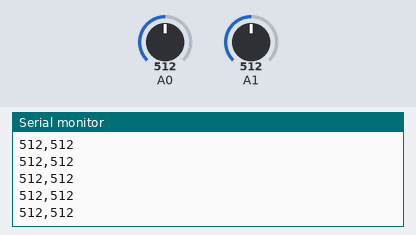
The sketch below on a simulated Arduino Uno, built with avr-gcc and run on an emulated ATmega328P. Parts: the last lines printed to the serial monitor. The test bench sets the inputs (shaded band); at power-on: A0 = 512, A1 = 512.

Above: at 1.2 s.
1.3 s: A0 set to 991
At 2.0 s:
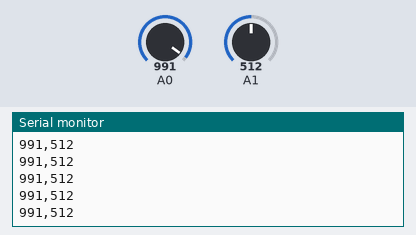
2.8 s: A0 set to 1007
At 3.8 s:
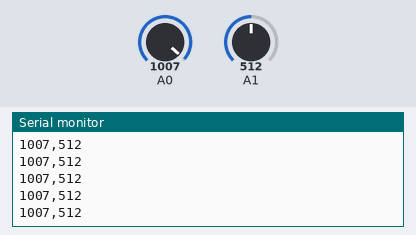
Timing chart, 0 to 5.8 s (numbered marks = the images above; inputs shaded):
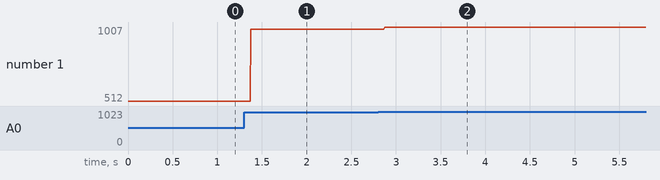

The sketch:

serial-in-out-arduino.ino
```cpp
void setup() {
  // put your setup code here, to run once:
  Serial.begin(9600); //initialize

}

void loop() {
  // put your main code here, to run repeatedly:

  //read serial data coming in from p5
  //if data is avaible in serial port, then read it
//  if(Serial.available() > 0){
//    //p5 will be sending some value between 0 and 255
//    int inByte = Serial.read();
//    //use value we recieve to light the LED
//    analogWrite(5, inByte);


  //}
  //send pot value to p5
  //int sensor = analogRead(A0);
  //use serial.write to send RAW BINARY
  //Serial.write(sensor/4); //send value in a single byte
  //delay(10); //delay to limit amt of content in serial port

  //send multiple values to p5 in as ASCII string
  int sensor1 = analogRead(A0);
  Serial.print(sensor1);
  Serial.print(',');
  int sensor2 = analogRead(A1);
  Serial.println(sensor2);
}
```

Measured:
- after the input at 1.3 s, the serial monitor: prints a new line after 0.08 s (image 1)
- after the input at 2.8 s, the serial monitor: prints a new line after 0.07 s (image 2)
- plotted number 1: 512 → 991 after the input at 1.3 s, 991 → 1007 after the input at 2.8 s
